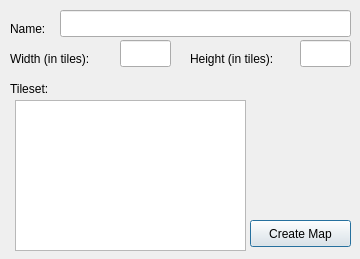
<?xml version="1.0" encoding="UTF-8"?>
<ui version="4.0">
 <class>AddMapDialog</class>
 <widget class="QDialog" name="AddMapDialog">
  <property name="geometry">
   <rect>
    <x>0</x>
    <y>0</y>
    <width>360</width>
    <height>259</height>
   </rect>
  </property>
  <property name="windowTitle">
   <string>Add Map</string>
  </property>
  <widget class="QPushButton" name="btnAdd">
   <property name="geometry">
    <rect>
     <x>250</x>
     <y>220</y>
     <width>101</width>
     <height>27</height>
    </rect>
   </property>
   <property name="text">
    <string>Create Map</string>
   </property>
  </widget>
  <widget class="QLabel" name="label_2">
   <property name="geometry">
    <rect>
     <x>10</x>
     <y>20</y>
     <width>67</width>
     <height>17</height>
    </rect>
   </property>
   <property name="text">
    <string>Name:</string>
   </property>
  </widget>
  <widget class="QLineEdit" name="txtName">
   <property name="geometry">
    <rect>
     <x>60</x>
     <y>10</y>
     <width>291</width>
     <height>27</height>
    </rect>
   </property>
  </widget>
  <widget class="QLineEdit" name="txtHeight">
   <property name="geometry">
    <rect>
     <x>300</x>
     <y>40</y>
     <width>51</width>
     <height>27</height>
    </rect>
   </property>
  </widget>
  <widget class="QLineEdit" name="txtWidth">
   <property name="geometry">
    <rect>
     <x>120</x>
     <y>40</y>
     <width>51</width>
     <height>27</height>
    </rect>
   </property>
  </widget>
  <widget class="QLabel" name="label">
   <property name="geometry">
    <rect>
     <x>10</x>
     <y>50</y>
     <width>121</width>
     <height>17</height>
    </rect>
   </property>
   <property name="text">
    <string>Width (in tiles):</string>
   </property>
  </widget>
  <widget class="QLabel" name="label_4">
   <property name="geometry">
    <rect>
     <x>190</x>
     <y>50</y>
     <width>131</width>
     <height>17</height>
    </rect>
   </property>
   <property name="text">
    <string>Height (in tiles):</string>
   </property>
  </widget>
  <widget class="QListWidget" name="lstTilesets">
   <property name="geometry">
    <rect>
     <x>15</x>
     <y>100</y>
     <width>231</width>
     <height>151</height>
    </rect>
   </property>
  </widget>
  <widget class="QLabel" name="label_3">
   <property name="geometry">
    <rect>
     <x>10</x>
     <y>80</y>
     <width>67</width>
     <height>17</height>
    </rect>
   </property>
   <property name="text">
    <string>Tileset:</string>
   </property>
  </widget>
 </widget>
 <resources/>
 <connections/>
</ui>
